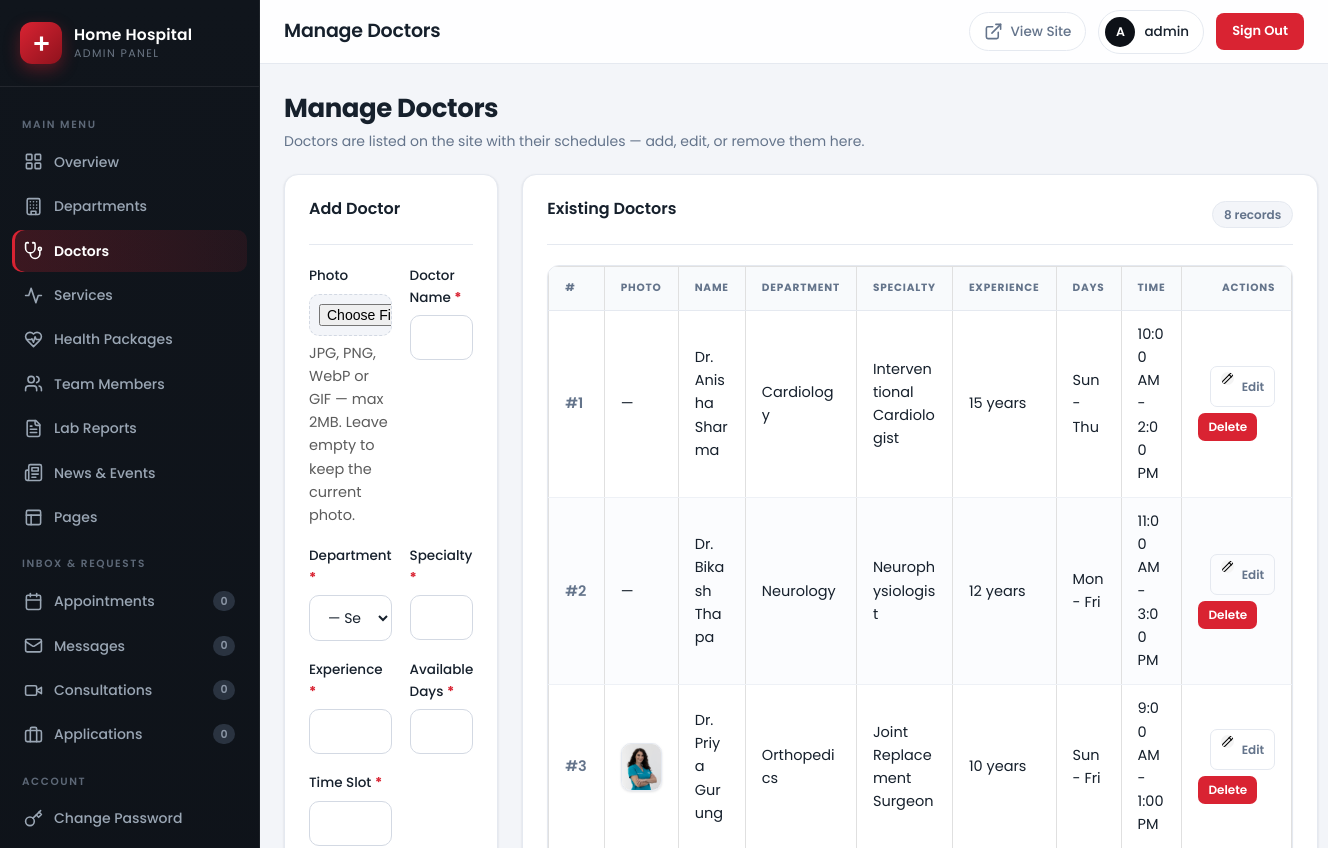
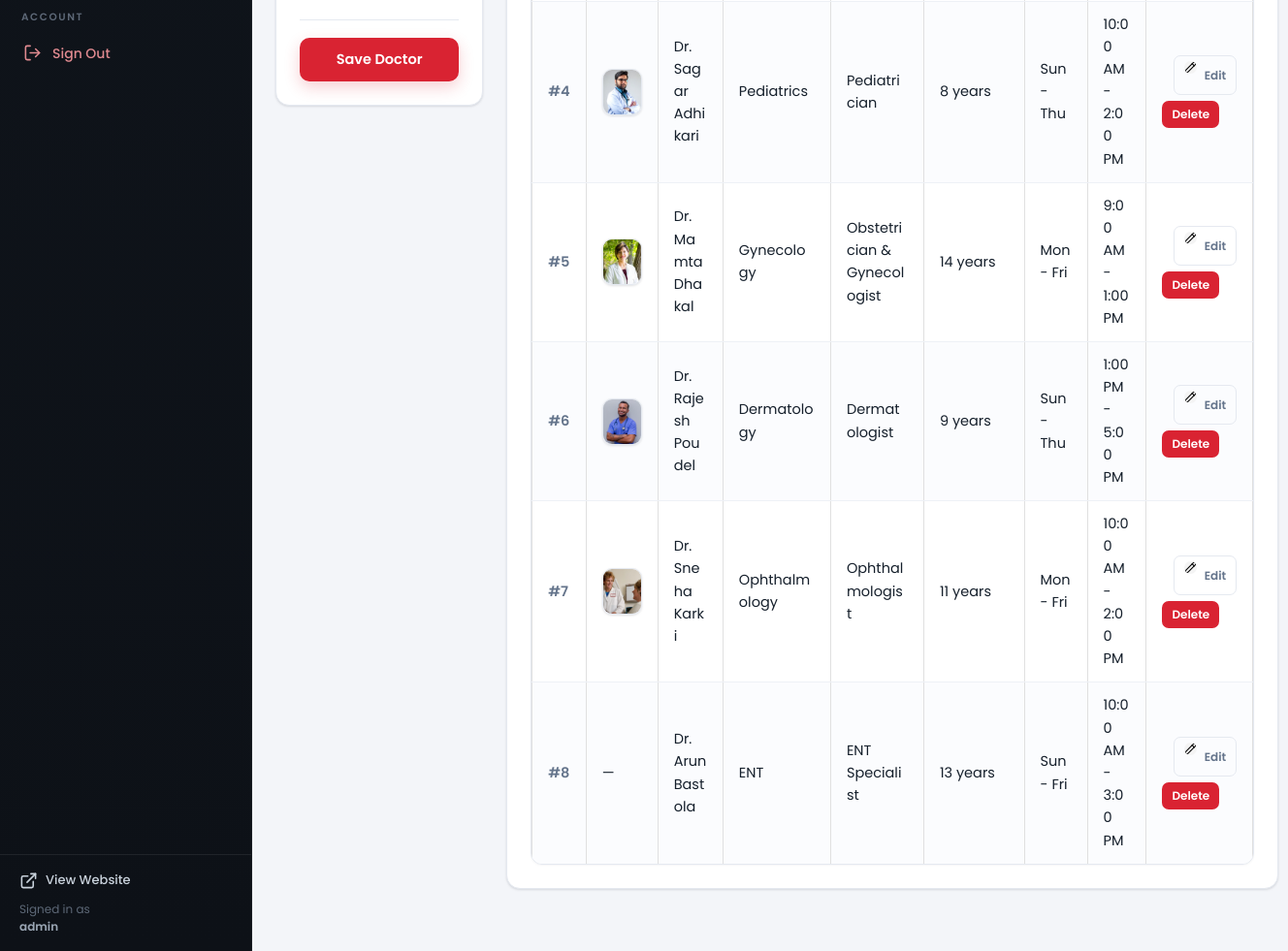
/admin/doctors.php (signed in), run on the app's committed database (2 pictures, top to bottom).
### tables this page shows
CREATE TABLE IF NOT EXISTS doctors (
    id INT NOT NULL AUTO_INCREMENT,
    name VARCHAR(150) NOT NULL,
    department_id INT NOT NULL,
    specialty VARCHAR(150) NOT NULL,
    experience VARCHAR(50) NOT NULL,
    days VARCHAR(100) NOT NULL,
    time_slot VARCHAR(100) NOT NULL,
    photo_url VARCHAR(255) DEFAULT NULL,
    created_at DATETIME NOT NULL DEFAULT CURRENT_TIMESTAMP,
    PRIMARY KEY (id),
    KEY idx_doctors_department_id (department_id),
    CONSTRAINT fk_doctors_department FOREIGN KEY (department_id)
        REFERENCES departments (id) ON DELETE CASCADE
);

CREATE TABLE IF NOT EXISTS departments (
    id INT NOT NULL AUTO_INCREMENT,
    name VARCHAR(150) NOT NULL,
    description TEXT NOT NULL,
    icon VARCHAR(20) NOT NULL DEFAULT '🏥',
    image_url VARCHAR(255) DEFAULT NULL,
    created_at DATETIME NOT NULL DEFAULT CURRENT_TIMESTAMP,
    PRIMARY KEY (id)
);

### app/Views/admin/crud.php (the view, shortened to what the rows shown need)
<?php
$is_edit = !empty($edit_item);
$singular = $item_label ?? strtolower(rtrim($list_title, 's'));
?>
<div class="page-head">
  <div>
    <h1><?php echo e($heading); ?></h1>
  </div>
</div>
<div class="crud-grid">
  <div class="card">
    <?php if (empty($items)): ?>
      <div class="empty-state">
        <span class="empty-icon">
          <svg class="icon" viewBox="0 0 24 24" fill="none" stroke="currentColor" stroke-width="2" stroke-linecap="round" stroke-linejoin="round" aria-hidden="true"><path d="M15 2H6a2 2 0 0 0-2 2v16a2 2 0 0 0 2 2h12a2 2 0 0 0 2-2V7Z"/><path d="M14 2v4a2 2 0 0 0 2 2h4"/><path d="M10 9H8"/><path d="M16 13H8"/><path d="M16 17H8"/></svg>
        </span>
        <p>No items added yet.</p>
        <small>Use the form to add your first <?php echo e($singular); ?>.</small>
      </div>
    <?php else: ?>
      <div class="table-wrap">
        <table class="admin-table <?php echo e($table_class ?? ''); ?>">
          <thead>
            <tr>
              <th>#</th>
              <?php foreach ($columns as $col): ?>
              <th><?php echo e($col['label']); ?></th>
              <?php endforeach; ?>
              <th class="th-actions">Actions</th>
            </tr>
          </thead>
          <tbody>
            <?php foreach ($items as $item): ?>
            <tr class="<?php echo $is_edit && (int) $item['id'] === (int) $edit_item['id'] ? 'row-editing' : ''; ?>">
              <td class="col-id">#<?php echo (int) $item['id']; ?></td>
              <?php foreach ($columns as $col):
                  $val = $item[$col['key']] ?? '';
              ?>
              <?php if (!empty($col['type']) && $col['type'] === 'image'): ?>
              <td><?php if ($val): ?><img class="cell-thumb" src="<?php echo e(function_exists('site_url') ? site_url($val) : $val); ?>" alt=""><?php else: ?>—<?php endif; ?></td>
              <?php elseif (!empty($col['badge_map'])): ?>
              <td><span class="badge badge-<?php echo e($col['badge_map'][$val] ?? 'neutral'); ?>"><?php echo e($col['label_map'][$val] ?? $val); ?></span></td>
              <?php else: ?>
              <td class="<?php echo !empty($col['truncate']) ? 'cell-truncate' : ''; ?>"><?php echo e($val); ?></td>
              <?php endif; ?>
              <?php endforeach; ?>
              <td class="td-actions">
                <div class="action-btns">
                  <a class="btn btn-xs btn-ghost" href="?edit=<?php echo (int) $item['id']; ?>"><?php echo admin_icon('edit'); ?> Edit</a>
                  <form method="post" class="inline-form js-confirm" data-confirm="Delete this record? This action cannot be undone.">
                    <button type="submit" class="btn btn-xs btn-danger">Delete</button>
                  </form>
                </div>
              </td>
            </tr>
            <?php endforeach; ?>
          </tbody>
        </table>
      </div>
    <?php endif; ?>
  </div>
</div>

### app/Views/layouts/admin-header.php (shortened to what the rows shown need)
<?php
function admin_icon(string $name): string
{
    $body = $icons[$name] ?? $icons['grid'];
    return '<svg class="icon" viewBox="0 0 24 24" fill="none" stroke="currentColor" stroke-width="2" stroke-linecap="round" stroke-linejoin="round" aria-hidden="true">' . $body . '</svg>';
}
?>
<!DOCTYPE html>
<html lang="en">
<head>
  <link rel="stylesheet" href="../css/style.css">
  <link rel="stylesheet" href="../css/admin.css?v=3">
</head>
<body class="admin-body">
<div class="admin-shell">
      <span class="brand-mark"><?php echo admin_icon('cross'); ?></span>
  <div class="admin-main">
    <header class="admin-topbar">
      <h1 class="page-title"><?php echo e($page_title ?? 'Admin'); ?></h1>
    </header>
    <main class="admin-content">

### data on the page
doctors: id "1", name "Dr. Anisha Sharma", department.name "Cardiology", specialty "Interventional Cardiologist", experience "15 years", days "Sun - Thu", time_slot "10:00 AM - 2:00 PM"
doctors: id "2", name "Dr. Bikash Thapa", department.name "Neurology", specialty "Neurophysiologist", experience "12 years", days "Mon - Fri", time_slot "11:00 AM - 3:00 PM"
doctors: id "3", photo_url (picture), name "Dr. Priya Gurung", department.name "Orthopedics", specialty "Joint Replacement Surgeon", experience "10 years", days "Sun - Fri", time_slot "9:00 AM - 1:00 PM"
doctors: id "4", photo_url (picture), name "Dr. Sagar Adhikari", department.name "Pediatrics", specialty "Pediatrician", experience "8 years", days "Sun - Thu", time_slot "10:00 AM - 2:00 PM"
doctors: id "5", photo_url (picture), name "Dr. Mamta Dhakal", department.name "Gynecology", specialty "Obstetrician & Gynecologist", experience "14 years", days "Mon - Fri", time_slot "9:00 AM - 1:00 PM"
doctors: id "6", photo_url (picture), name "Dr. Rajesh Poudel", department.name "Dermatology", specialty "Dermatologist", experience "9 years", days "Sun - Thu", time_slot "1:00 PM - 5:00 PM"
doctors: id "7", photo_url (picture), name "Dr. Sneha Karki", department.name "Ophthalmology", specialty "Ophthalmologist", experience "11 years", days "Mon - Fri", time_slot "10:00 AM - 2:00 PM"
doctors: id "8", name "Dr. Arun Bastola", department.name "ENT", specialty "ENT Specialist", experience "13 years", days "Sun - Fri", time_slot "10:00 AM - 3:00 PM"

### other printed values
SITE_NAME "Home Hospital"
$nav_section_labels[$current_section] "MAIN MENU"
$item['label'] "Overview"
$item['label'] "Departments"
$item['label'] "Doctors"
$item['label'] "Services"
$item['label'] "Health Packages"
$item['label'] "Team Members"
$item['label'] "Lab Reports"
$item['label'] "News & Events"
$item['label'] "Pages"
$nav_section_labels[$current_section] "INBOX & REQUESTS"
$item['label'] "Appointments"
$badge "0"
$item['label'] "Messages"
